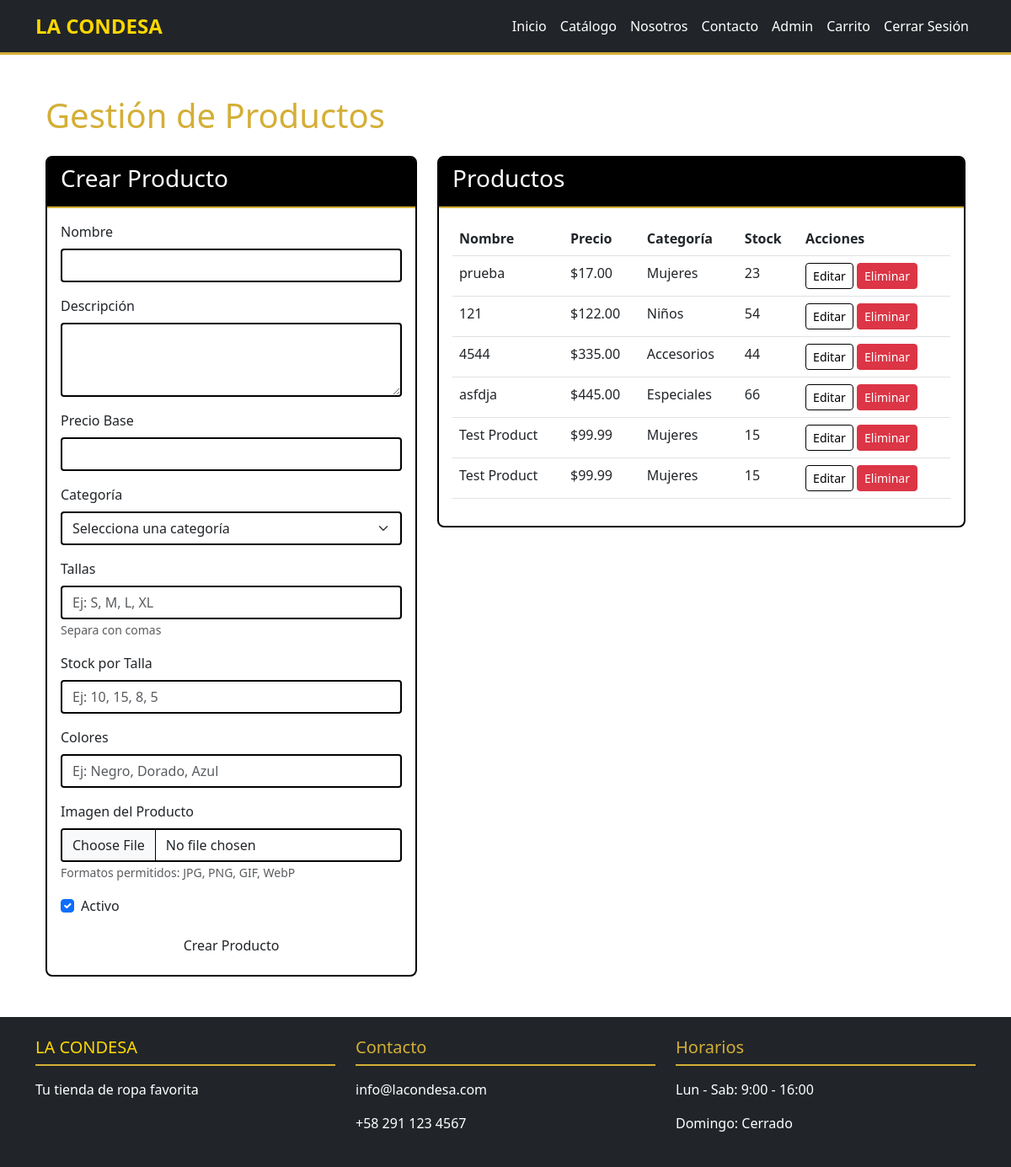
/admin/products (signed in), run on the app's committed database.
### models/product.py (models this page shows, shortened)
class Product(db.Model):
    __tablename__ = 'products'
    id = db.Column(db.Integer, primary_key=True)
    name = db.Column(db.String(100), nullable=False)
    description = db.Column(db.String(1000), nullable=True)
    base_price = db.Column(db.Float, nullable=False)
    category_id = db.Column(db.Integer, db.ForeignKey('categories.id'), nullable=False)
    is_active = db.Column(db.Boolean, default=True)
    created_at = db.Column(db.DateTime, default=datetime.utcnow)
    sizes = db.relationship('ProductSize', backref='product', lazy='dynamic', cascade='all, delete-orphan')
    colors = db.relationship('ProductColor', backref='product', lazy='dynamic', cascade='all, delete-orphan')
    images = db.relationship('ProductImage', backref='product', lazy='dynamic', cascade='all, delete-orphan')
    order_items = db.relationship('OrderItem', back_populates='product', lazy='dynamic')
    def get_total_stock(self):
        return sum(size.stock_quantity for size in self.sizes)
    def to_dict(self, include_stock=True):
        result = {
            'id': self.id,
            'name': self.name,
            'description': self.description,
            'base_price': self.base_price,
            'category_id': self.category_id,
            'category_name': self.category.name if self.category else None,
            'is_active': self.is_active,
            'created_at': self.created_at.isoformat() if self.created_at else None,
            'sizes': [s.to_dict() for s in self.sizes],
            'colors': [c.to_dict() for c in self.colors],
            'images': [i.to_dict() for i in self.images]
        }
        if include_stock:
            result['total_stock'] = self.get_total_stock()
        return result

class Category(db.Model):
    __tablename__ = 'categories'
    id = db.Column(db.Integer, primary_key=True)
    name = db.Column(db.String(100), unique=True, nullable=False)
    description = db.Column(db.Text, nullable=True)
    products = db.relationship('Product', backref='category', lazy='dynamic')

class ProductSize(db.Model):
    __tablename__ = 'product_sizes'
    id = db.Column(db.Integer, primary_key=True)
    product_id = db.Column(db.Integer, db.ForeignKey('products.id'), nullable=False)
    size = db.Column(db.String(20), nullable=False)
    stock_quantity = db.Column(db.Integer, default=0, nullable=False)
    __table_args__ = (
        db.UniqueConstraint('product_id', 'size', name='uq_product_size'),
    )
    def to_dict(self):
        return {
            'id': self.id,
            'product_id': self.product_id,
            'size': self.size,
            'stock_quantity': self.stock_quantity
        }

### routes/admin.py (the view)
@admin_bp.route('/products')
@login_required
@admin_required
def products():
    page = request.args.get('page', 1, type=int)
    pagination = paginate_query(Product.query, page)
    categories = Category.query.all()
    return render_template('admin/products.html', products=pagination.items, categories=categories, products_json=[p.to_dict() for p in pagination.items], pagination=pagination)

### models/product.py (called while the page is built)
    def to_dict(self):
        return {
            'id': self.id,
            'product_id': self.product_id,
            'color': self.color
        }

    def to_dict(self):
        return {
            'id': self.id,
            'product_id': self.product_id,
            'image_path': self.image_path,
            'is_primary': self.is_primary
        }

### utils/pagination.py (called while the page is built)
def paginate_query(query, page, per_page=20):
    page = max(1, page)
    total = query.count()
    items = query.offset((page - 1) * per_page).limit(per_page).all()
    return Pagination(items, page, per_page, total)

### utils/sessions.py (called while the page is built)
def track_session_activity():
    if current_user.is_authenticated:
        session['last_activity'] = datetime.utcnow().isoformat()
        session['user_agent'] = request.headers.get('User-Agent')
        session['ip_address'] = request.remote_addr

### templates/admin/products.html (shortened to what this page needs)
{% extends "base.html" %}
{% block content %}
<div class="container mt-5">
    <h1 class="text-gold mb-4">Gestión de Productos</h1>
    <div class="row mb-4">
        <div class="col-md-5">
            <div class="card border-black">
                <div class="card-header">
                    <h3>Crear Producto</h3>
                </div>
                <div class="card-body">
                    <form method="POST" action="{{ url_for('admin.create_product') }}" enctype="multipart/form-data">
                        <div class="mb-3">
                            <label class="form-label">Nombre</label>
                            <input type="text" class="form-control" name="name" required>
                        </div>
                        <div class="mb-3">
                            <label class="form-label">Descripción</label>
                            <textarea class="form-control" name="description" rows="3"></textarea>
                        </div>
                        <div class="mb-3">
                            <label class="form-label">Precio Base</label>
                            <input type="number" class="form-control" name="base_price" step="0.01" required>
                        </div>
                        <div class="mb-3">
                            <label class="form-label">Categoría</label>
                            <select class="form-select" name="category_id" required>
                                <option value="">Selecciona una categoría</option>
                            </select>
                        </div>
                        <div class="mb-3">
                            <label class="form-label">Tallas</label>
                            <input type="text" class="form-control" name="sizes[]" placeholder="Ej: S, M, L, XL">
                            <small class="text-muted">Separa con comas</small>
                        </div>
                        <div class="mb-3">
                            <label class="form-label">Stock por Talla</label>
                            <input type="text" class="form-control" name="stocks[]" placeholder="Ej: 10, 15, 8, 5">
                        </div>
                        <div class="mb-3">
                            <label class="form-label">Colores</label>
                            <input type="text" class="form-control" name="colors[]" placeholder="Ej: Negro, Dorado, Azul">
                        </div>
                        <div class="mb-3">
                            <label class="form-label">Imagen del Producto</label>
                            <input type="file" class="form-control" name="image" accept="image/*">
                            <small class="text-muted">Formatos permitidos: JPG, PNG, GIF, WebP</small>
                        </div>
                        <div class="mb-3">
                            <div class="form-check">
                                <input type="checkbox" class="form-check-input" id="is_active" name="is_active" checked>
                                <label class="form-check-label" for="is_active">Activo</label>
                            </div>
                        </div>
                        <button type="submit" class="btn btn-black w-100">Crear Producto</button>
                    </form>
                </div>
            </div>
        </div>
        <div class="col-md-7">
            <div class="card border-black">
                <div class="card-header">
                    <h3>Productos</h3>
                </div>
                <div class="card-body">
                    <table class="table">
                        <thead>
                            <tr>
                                <th>Nombre</th>
                                <th>Precio</th>
                                <th>Categoría</th>
                                <th>Stock</th>
                                <th>Acciones</th>
                            </tr>
                        </thead>
                        <tbody>
                            {% for product in products %}
                            <tr>
                                <td>{{ product.name }}</td>
                                <td>${{ "%.2f"|format(product.base_price) }}</td>
                                <td>{{ product.category.name }}</td>
                                <td>{{ product.get_total_stock() }}</td>
                                <td>
                                    <button class="btn btn-sm btn-outline-primary" onclick="editProduct({{ product.id }})">Editar</button>
                                    <form method="POST" action="{{ url_for('admin.delete_product', product_id=product.id) }}" style="display:inline;" onsubmit="return confirm('¿Eliminar producto?');">
                                        <button type="submit" class="btn btn-sm btn-danger">Eliminar</button>
                                    </form>
                                </td>
                            </tr>
                            {% endfor %}
                        </tbody>
                    </table>
                </div>
            </div>
        </div>
    </div>
</div>
{% endblock %}

### static/css/style.css (style rules this page uses)
:root { --primary-black: #000000; --primary-gold: #D4AF37; --primary-blue: #1E90FF; --primary-white: #FFFFFF; }
body { font-family: 'Segoe UI', Tahoma, Geneva, Verdana, sans-serif; background-color: var(--primary-white); }
.btn-outline-primary { border-color: var(--primary-black); color: var(--primary-black); }
.text-gold { color: var(--primary-gold) !important; }
.card { border: 2px solid var(--primary-black); border-radius: 8px; }
.card-header { background-color: var(--primary-black); color: var(--primary-white); border-bottom: 2px solid var(--primary-gold); }
.form-select, .form-control { border: 2px solid var(--primary-black); border-radius: 4px; }

### data on the page
Product: name "prueba", base_price "17.00", category.name "Mujeres", get_total_stock "23"
Product: name "121", base_price "122.00", category.name "Niños", get_total_stock "54"
Product: name "4544", base_price "335.00", category.name "Accesorios", get_total_stock "44"
Product: name "asfdja", base_price "445.00", category.name "Especiales", get_total_stock "66"
Product: name "Test Product", base_price "99.99", category.name "Mujeres", get_total_stock "15"
Product: name "Test Product", base_price "99.99", category.name "Mujeres", get_total_stock "15"
